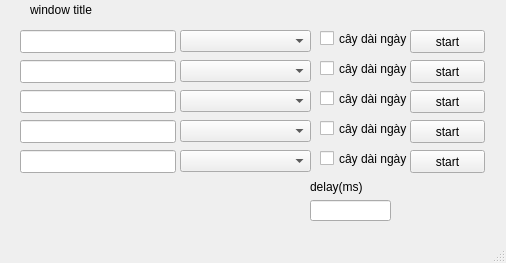
<?xml version="1.0" encoding="UTF-8"?>
<ui version="4.0">
 <class>MainWindow</class>
 <widget class="QMainWindow" name="MainWindow">
  <property name="geometry">
   <rect>
    <x>0</x>
    <y>0</y>
    <width>506</width>
    <height>263</height>
   </rect>
  </property>
  <property name="windowTitle">
   <string>auto</string>
  </property>
  <widget class="QWidget" name="centralwidget">
   <widget class="QWidget" name="widget" native="true">
    <property name="geometry">
     <rect>
      <x>10</x>
      <y>0</y>
      <width>491</width>
      <height>231</height>
     </rect>
    </property>
    <widget class="QLineEdit" name="lineEdit1">
     <property name="geometry">
      <rect>
       <x>10</x>
       <y>30</y>
       <width>156</width>
       <height>23</height>
      </rect>
     </property>
     <property name="minimumSize">
      <size>
       <width>0</width>
       <height>23</height>
      </size>
     </property>
    </widget>
    <widget class="QLineEdit" name="lineEdit2">
     <property name="geometry">
      <rect>
       <x>10</x>
       <y>60</y>
       <width>156</width>
       <height>23</height>
      </rect>
     </property>
     <property name="minimumSize">
      <size>
       <width>0</width>
       <height>23</height>
      </size>
     </property>
    </widget>
    <widget class="QLineEdit" name="lineEdit3">
     <property name="geometry">
      <rect>
       <x>10</x>
       <y>90</y>
       <width>156</width>
       <height>23</height>
      </rect>
     </property>
     <property name="minimumSize">
      <size>
       <width>0</width>
       <height>23</height>
      </size>
     </property>
    </widget>
    <widget class="QLineEdit" name="lineEdit4">
     <property name="geometry">
      <rect>
       <x>10</x>
       <y>120</y>
       <width>156</width>
       <height>23</height>
      </rect>
     </property>
     <property name="minimumSize">
      <size>
       <width>0</width>
       <height>23</height>
      </size>
     </property>
    </widget>
    <widget class="QLineEdit" name="lineEdit5">
     <property name="geometry">
      <rect>
       <x>10</x>
       <y>150</y>
       <width>156</width>
       <height>23</height>
      </rect>
     </property>
     <property name="minimumSize">
      <size>
       <width>0</width>
       <height>23</height>
      </size>
     </property>
    </widget>
    <widget class="QPushButton" name="startBtn1">
     <property name="geometry">
      <rect>
       <x>400</x>
       <y>30</y>
       <width>75</width>
       <height>23</height>
      </rect>
     </property>
     <property name="text">
      <string>start</string>
     </property>
    </widget>
    <widget class="QPushButton" name="startBtn2">
     <property name="geometry">
      <rect>
       <x>400</x>
       <y>60</y>
       <width>75</width>
       <height>23</height>
      </rect>
     </property>
     <property name="text">
      <string>start</string>
     </property>
    </widget>
    <widget class="QPushButton" name="startBtn3">
     <property name="geometry">
      <rect>
       <x>400</x>
       <y>90</y>
       <width>75</width>
       <height>23</height>
      </rect>
     </property>
     <property name="text">
      <string>start</string>
     </property>
    </widget>
    <widget class="QPushButton" name="startBtn4">
     <property name="geometry">
      <rect>
       <x>400</x>
       <y>120</y>
       <width>75</width>
       <height>23</height>
      </rect>
     </property>
     <property name="text">
      <string>start</string>
     </property>
    </widget>
    <widget class="QPushButton" name="startBtn5">
     <property name="geometry">
      <rect>
       <x>400</x>
       <y>150</y>
       <width>75</width>
       <height>23</height>
      </rect>
     </property>
     <property name="text">
      <string>start</string>
     </property>
    </widget>
    <widget class="QLabel" name="label">
     <property name="geometry">
      <rect>
       <x>20</x>
       <y>0</y>
       <width>156</width>
       <height>20</height>
      </rect>
     </property>
     <property name="text">
      <string>window title</string>
     </property>
    </widget>
    <widget class="QWidget" name="verticalLayoutWidget_2">
     <property name="geometry">
      <rect>
       <x>300</x>
       <y>180</y>
       <width>81</width>
       <height>41</height>
      </rect>
     </property>
     <layout class="QVBoxLayout" name="verticalLayout_2">
      <item>
       <widget class="QLabel" name="label_2">
        <property name="text">
         <string>delay(ms)</string>
        </property>
       </widget>
      </item>
      <item>
       <widget class="QLineEdit" name="delayLine"/>
      </item>
     </layout>
    </widget>
    <widget class="QComboBox" name="comboBox1">
     <property name="geometry">
      <rect>
       <x>170</x>
       <y>30</y>
       <width>131</width>
       <height>22</height>
      </rect>
     </property>
    </widget>
    <widget class="QComboBox" name="comboBox2">
     <property name="geometry">
      <rect>
       <x>170</x>
       <y>60</y>
       <width>131</width>
       <height>22</height>
      </rect>
     </property>
    </widget>
    <widget class="QComboBox" name="comboBox3">
     <property name="geometry">
      <rect>
       <x>170</x>
       <y>90</y>
       <width>131</width>
       <height>22</height>
      </rect>
     </property>
    </widget>
    <widget class="QComboBox" name="comboBox4">
     <property name="geometry">
      <rect>
       <x>170</x>
       <y>120</y>
       <width>131</width>
       <height>22</height>
      </rect>
     </property>
    </widget>
    <widget class="QComboBox" name="comboBox5">
     <property name="geometry">
      <rect>
       <x>170</x>
       <y>150</y>
       <width>131</width>
       <height>22</height>
      </rect>
     </property>
    </widget>
    <widget class="QCheckBox" name="checkBox1">
     <property name="geometry">
      <rect>
       <x>310</x>
       <y>30</y>
       <width>91</width>
       <height>17</height>
      </rect>
     </property>
     <property name="text">
      <string>cây dài ngày</string>
     </property>
    </widget>
    <widget class="QCheckBox" name="checkBox2">
     <property name="geometry">
      <rect>
       <x>310</x>
       <y>60</y>
       <width>91</width>
       <height>17</height>
      </rect>
     </property>
     <property name="text">
      <string>cây dài ngày</string>
     </property>
    </widget>
    <widget class="QCheckBox" name="checkBox3">
     <property name="geometry">
      <rect>
       <x>310</x>
       <y>90</y>
       <width>91</width>
       <height>17</height>
      </rect>
     </property>
     <property name="text">
      <string>cây dài ngày</string>
     </property>
    </widget>
    <widget class="QCheckBox" name="checkBox4">
     <property name="geometry">
      <rect>
       <x>310</x>
       <y>120</y>
       <width>91</width>
       <height>17</height>
      </rect>
     </property>
     <property name="text">
      <string>cây dài ngày</string>
     </property>
    </widget>
    <widget class="QCheckBox" name="checkBox5">
     <property name="geometry">
      <rect>
       <x>310</x>
       <y>150</y>
       <width>91</width>
       <height>17</height>
      </rect>
     </property>
     <property name="text">
      <string>cây dài ngày</string>
     </property>
    </widget>
   </widget>
  </widget>
  <widget class="QMenuBar" name="menubar">
   <property name="geometry">
    <rect>
     <x>0</x>
     <y>0</y>
     <width>506</width>
     <height>21</height>
    </rect>
   </property>
  </widget>
  <widget class="QStatusBar" name="statusbar"/>
 </widget>
 <resources/>
 <connections/>
</ui>
